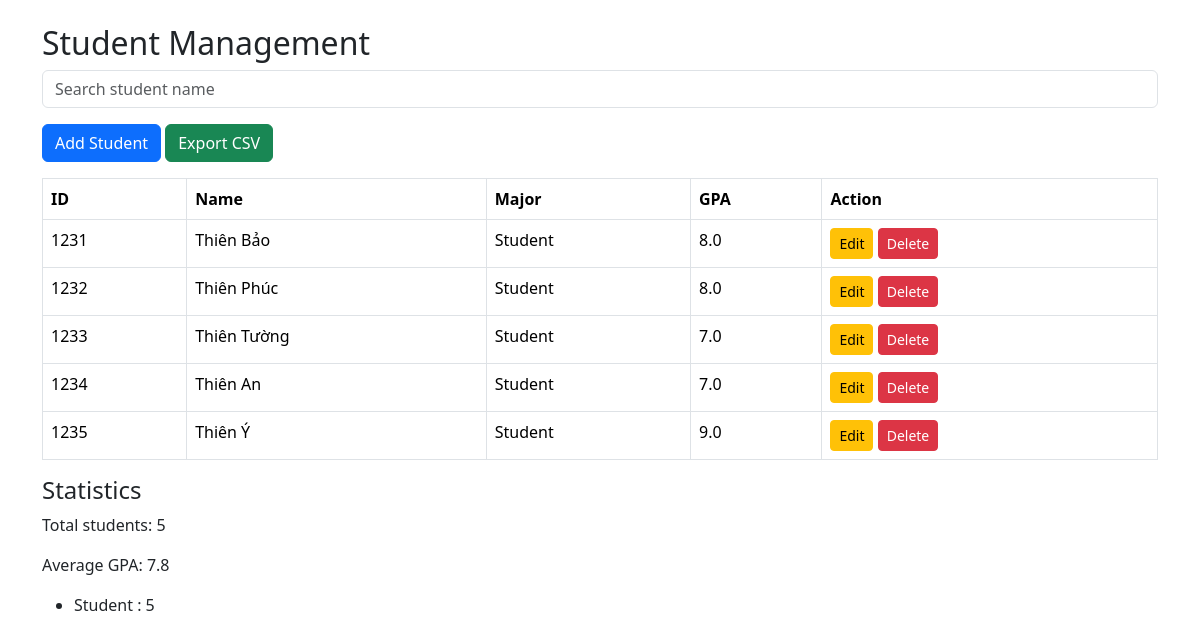
The page / on the database its author committed.
### app.py (models this page shows)
class Student(db.Model):
    id = db.Column(db.Integer, primary_key=True)
    student_id = db.Column(db.String(50), unique=True)
    name = db.Column(db.String(100))
    birth_year = db.Column(db.Integer)
    major = db.Column(db.String(100))
    gpa = db.Column(db.Float)
    class_id = db.Column(db.Integer, db.ForeignKey('class.id'))

### app.py (the view)
@app.route("/")
def index():
    keyword = request.args.get("search")
    if keyword:
        students = Student.query.filter(Student.name.contains(keyword)).all()
    else:
        students = Student.query.all()
    total_students = Student.query.count()
    avg_gpa = db.session.query(func.avg(Student.gpa)).scalar()
    major_stats = db.session.query(
        Student.major,
        func.count(Student.id)
    ).group_by(Student.major).all()
    return render_template(
        "index.html",
        students=students,
        total_students=total_students,
        avg_gpa=avg_gpa,
        major_stats=major_stats
    )

### templates/index.html (shortened to what this page needs)
<!DOCTYPE html>
<html>
<head>
    <link rel="stylesheet" href="https://cdn.jsdelivr.net/npm/bootstrap@5.3.2/dist/css/bootstrap.min.css">
</head>
<body class="container mt-4">
    <h2>Student Management</h2>
    <form method="GET" class="mb-3">
        <input name="search" placeholder="Search student name" class="form-control">
    </form>
    <a href="/add" class="btn btn-primary mb-3">
Add Student
</a>
    <a href="/export" class="btn btn-success mb-3">
Export CSV
</a>
    <table class="table table-bordered">
        <tr>
            <th>ID</th>
            <th>Name</th>
            <th>Major</th>
            <th>GPA</th>
            <th>Action</th>
        </tr>
        {% for s in students %}
        <tr>
            <td>{{ s.student_id }}</td>
            <td>{{ s.name }}</td>
            <td>{{ s.major }}</td>
            <td>{{ s.gpa }}</td>
            <td>
                <a href="/edit/{{s.id}}" class="btn btn-warning btn-sm">
Edit
</a>
                <a href="/delete/{{s.id}}" class="btn btn-danger btn-sm">
Delete
</a>
            </td>
        </tr>
        {% endfor %}
    </table>
    <h4>Statistics</h4>
    <p>Total students: {{total_students}}</p>
    <p>Average GPA: {{avg_gpa}}</p>
    <ul>
        {% for major,count in major_stats %}
        <li>{{major}} : {{count}}</li>
        {% endfor %}
    </ul>
</body>
</html>

### rows shown on the page
Student: student_id "1231", name "Thiên Bảo", major "Student", gpa "8.0"
Student: student_id "1232", name "Thiên Phúc", major "Student", gpa "8.0"
Student: student_id "1233", name "Thiên Tường", major "Student", gpa "7.0"
Student: student_id "1234", name "Thiên An", major "Student", gpa "7.0"
Student: student_id "1235", name "Thiên Ý", major "Student", gpa "9.0", id "5"

### other values the page prints
{{ total_students }} "5"
{{ avg_gpa }} "7.8"
